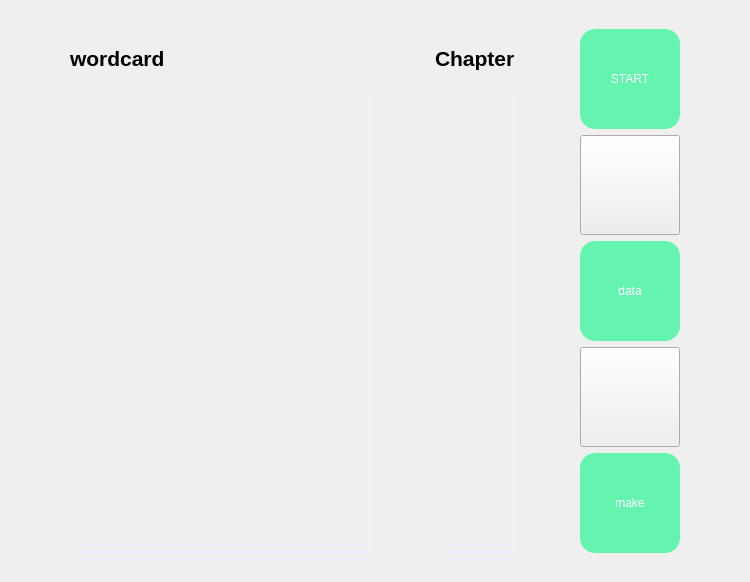
     <widget class="QWidget" name="page1">
      <layout class="QVBoxLayout" name="verticalLayout">
       <item>
        <widget class="QWidget" name="widget_5" native="true">
         <layout class="QHBoxLayout" name="horizontalLayout_2">
          <item>
           <widget class="QWidget" name="widget_2" native="true">
            <property name="minimumSize">
             <size>
              <width>400</width>
              <height>0</height>
             </size>
            </property>
            <property name="maximumSize">
             <size>
              <width>400</width>
              <height>16777215</height>
             </size>
            </property>
            <layout class="QGridLayout" name="gridLayout">
             <item row="1" column="2">
              <widget class="QScrollArea" name="scrollArea_card">
               <property name="minimumSize">
                <size>
                 <width>0</width>
                 <height>0</height>
                </size>
               </property>
               <property name="maximumSize">
                <size>
                 <width>300</width>
                 <height>110000</height>
                </size>
               </property>
               <property name="styleSheet">
                <string notr="true">QScrollArea{
border: 0px solid;
border-right-width: 1px;
border-right-color: rgba(238, 242, 255,180);
background-color: rgba(238, 242, 255,180);
}
QScrollBar:vertical {
border: none;
background: #f5f5f7;
width: 25px;
margin: 0px 0 0px 0;
}
QScrollBar::handle:vertical {
background: Gainsboro;
min-height: 20px;
border-radius: 5px;
border: none;
}
QScrollBar::add-line:vertical {
border: 0px solid grey;
background: #32CC99;
height: 0px;
subcontrol-position: bottom;
subcontrol-origin: margin;
}
QScrollBar::sub-line:vertical {
border: 0px solid grey;
background: #32CC99;
height: 0px;
subcontrol-position: top;
subcontrol-origin: margin;
}
QScrollBar::add-page:vertical, QScrollBar::sub-page:vertical {
background: none;
width: 0px;
height: 0px;
}</string>
               </property>
               <property name="widgetResizable">
                <bool>true</bool>
               </property>
               <widget class="QWidget" name="scrollAreaWidgetContents">
                <property name="geometry">
                 <rect>
                  <x>0</x>
                  <y>0</y>
                  <width>298</width>
                  <height>654</height>
                 </rect>
                </property>
                <layout class="QVBoxLayout" name="verticalLayout_3">
                 <item>
                  <widget class="QWidget" name="widget_card" native="true"/>
                 </item>
                </layout>
               </widget>
              </widget>
             </item>
             <item row="0" column="2">
              <widget class="QLabel" name="label_2">
               <property name="minimumSize">
                <size>
                 <width>300</width>
                 <height>60</height>
                </size>
               </property>
               <property name="styleSheet">
                <string notr="true"/>
               </property>
               <property name="text">
                <string>&lt;html&gt;&lt;head/&gt;&lt;body&gt;&lt;p&gt;&lt;span style=&quot; font-size:16pt; font-weight:600;&quot;&gt;wordcard&lt;/span&gt;&lt;/p&gt;&lt;/body&gt;&lt;/html&gt;</string>
               </property>
              </widget>
             </item>
            </layout>
           </widget>
          </item>
          <item>
           <widget class="QWidget" name="widget_3" native="true">
            <property name="styleSheet">
             <string notr="true"/>
            </property>
            <layout class="QGridLayout" name="gridLayout_2">
             <item row="1" column="3">
              <widget class="QScrollArea" name="scrollArea_unit">
               <property name="styleSheet">
                <string notr="true">QScrollArea{
border: 0px solid;
border-right-width: 1px;
border-right-color: rgba(238, 242, 255,180);
background-color: rgba(238, 242, 255,180);
}
QScrollBar:vertical {
border: none;
background: #f5f5f7;
width: 25px;
margin: 0px 0 0px 0;
}
QScrollBar::handle:vertical {
background: Gainsboro;
min-height: 20px;
border-radius: 5px;
border: none;
}
QScrollBar::add-line:vertical {
border: 0px solid grey;
background: #32CC99;
height: 0px;
subcontrol-position: bottom;
subcontrol-origin: margin;
}
QScrollBar::sub-line:vertical {
border: 0px solid grey;
background: #32CC99;
height: 0px;
subcontrol-position: top;
subcontrol-origin: margin;
}
QScrollBar::add-page:vertical, QScrollBar::sub-page:vertical {
background: none;
width: 0px;
height: 0px;
}</string>
               </property>
               <property name="widgetResizable">
                <bool>true</bool>
               </property>
               <widget class="QWidget" name="scrollAreaWidgetContents_2">
                <property name="geometry">
                 <rect>
                  <x>0</x>
                  <y>0</y>
                  <width>914</width>
                  <height>654</height>
                 </rect>
                </property>
                <layout class="QVBoxLayout" name="verticalLayout_4">
                 <item>
                  <widget class="QWidget" name="widget_unit" native="true"/>
                 </item>
                </layout>
               </widget>
              </widget>
             </item>
             <item row="0" column="3">
              <widget class="QLabel" name="label_3">
               <property name="minimumSize">
                <size>
                 <width>0</width>
                 <height>60</height>
                </size>
               </property>
               <property name="text">
                <string>&lt;html&gt;&lt;head/&gt;&lt;body&gt;&lt;p&gt;&lt;span style=&quot; font-size:16pt; font-weight:600;&quot;&gt;Chapter&lt;/span&gt;&lt;/p&gt;&lt;/body&gt;&lt;/html&gt;</string>
               </property>
              </widget>
             </item>
            </layout>
           </widget>
          </item>
          <item>
           <widget class="QWidget" name="widget_4" native="true">
            <property name="minimumSize">
             <size>
              <width>200</width>
              <height>0</height>
             </size>
            </property>
            <property name="maximumSize">
             <size>
              <width>400</width>
              <height>16777215</height>
             </size>
            </property>
            <layout class="QVBoxLayout" name="verticalLayout_2">
             <item alignment="Qt::AlignHCenter">
              <widget class="QPushButton" name="btn_page">
               <property name="minimumSize">
                <size>
                 <width>100</width>
                 <height>100</height>
                </size>
               </property>
               <property name="maximumSize">
                <size>
                 <width>100</width>
                 <height>100</height>
                </size>
               </property>
               <property name="styleSheet">
                <string notr="true">QPushButton{font: 25 15pt '微软雅黑 Light';color: rgb(255,255,255);background-color: rgb(100,244,175);border: none;border-radius:15px;}
QPushButton:hover{background-color: rgb(22,218,208);}hover
QPushButton:pressed{background-color: rgb(17,171,164);}
</string>
               </property>
               <property name="text">
                <string>START</string>
               </property>
              </widget>
             </item>
             <item alignment="Qt::AlignHCenter">
              <widget class="QPushButton" name="btn_add">
               <property name="minimumSize">
                <size>
                 <width>100</width>
                 <height>100</height>
                </size>
               </property>
               <property name="maximumSize">
                <size>
                 <width>100</width>
                 <height>100</height>
                </size>
               </property>
               <property name="styleSheet">
                <string notr="true">border-image: url(:/nakiri/sou/添加到文件夹.png);
</string>
               </property>
               <property name="text">
                <string/>
               </property>
              </widget>
             </item>
             <item alignment="Qt::AlignHCenter">
              <widget class="QPushButton" name="btn_test">
               <property name="minimumSize">
                <size>
                 <width>100</width>
                 <height>100</height>
                </size>
               </property>
               <property name="maximumSize">
                <size>
                 <width>100</width>
                 <height>100</height>
                </size>
               </property>
               <property name="styleSheet">
                <string notr="true">QPushButton{font: 25 15pt '微软雅黑 Light';color: rgb(255,255,255);background-color: rgb(100,244,175);border: none;border-radius:15px;}
QPushButton:hover{background-color: rgb(22,218,208);}hover
QPushButton:pressed{background-color: rgb(17,171,164);}
</string>
               </property>
               <property name="text">
                <string>data</string>
               </property>
              </widget>
             </item>
             <item alignment="Qt::AlignHCenter">
              <widget class="QPushButton" name="btn_page3">
               <property name="minimumSize">
                <size>
                 <width>100</width>
                 <height>100</height>
                </size>
               </property>
               <property name="maximumSize">
                <size>
                 <width>100</width>
                 <height>100</height>
                </size>
               </property>
               <property name="styleSheet">
                <string notr="true">border-image: url(:/nakiri/sou/英语书.png);</string>
               </property>
               <property name="text">
                <string/>
               </property>
              </widget>
             </item>
             <item alignment="Qt::AlignHCenter">
              <widget class="QPushButton" name="btn_make">
               <property name="minimumSize">
                <size>
                 <width>100</width>
                 <height>100</height>
                </size>
               </property>
               <property name="maximumSize">
                <size>
                 <width>100</width>
                 <height>100</height>
                </size>
               </property>
               <property name="styleSheet">
                <string notr="true">QPushButton{font: 25 15pt '微软雅黑 Light';color: rgb(255,255,255);background-color: rgb(100,244,175);border: none;border-radius:15px;}
QPushButton:hover{background-color: rgb(22,218,208);}hover
QPushButton:pressed{background-color: rgb(17,171,164);}
</string>
               </property>
               <property name="text">
                <string>make</string>
               </property>
              </widget>
             </item>
            </layout>
           </widget>
          </item>
         </layout>
        </widget>
       </item>
      </layout>
     </widget>
